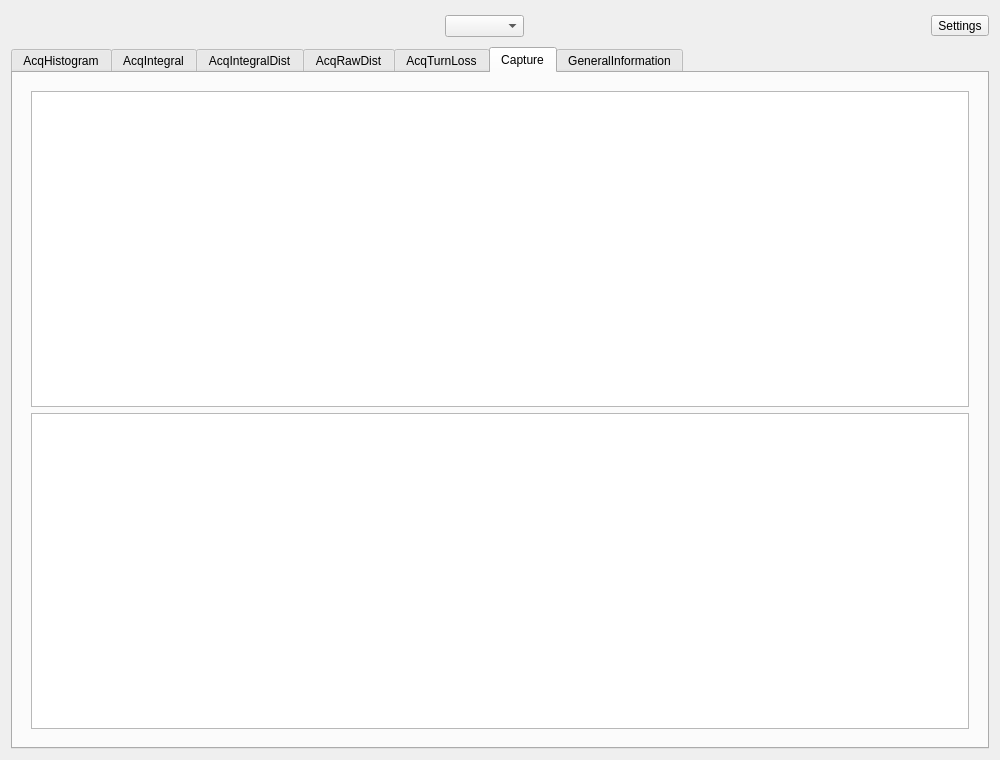
<?xml version="1.0" encoding="UTF-8"?>
<ui version="4.0">
 <class>Form</class>
 <widget class="QWidget" name="Form">
  <property name="geometry">
   <rect>
    <x>0</x>
    <y>0</y>
    <width>1000</width>
    <height>760</height>
   </rect>
  </property>
  <property name="windowTitle">
   <string>Form</string>
  </property>
  <property name="styleSheet">
   <string notr="true"/>
  </property>
  <layout class="QVBoxLayout" name="verticalLayout">
   <item>
    <layout class="QHBoxLayout" name="horizontalLayout" stretch="108,0,100,100">
     <item>
      <spacer name="horizontalSpacer">
       <property name="orientation">
        <enum>Qt::Horizontal</enum>
       </property>
       <property name="sizeHint" stdset="0">
        <size>
         <width>40</width>
         <height>30</height>
        </size>
       </property>
      </spacer>
     </item>
     <item>
      <widget class="QComboBox" name="comboBox_DeviceSelection">
       <property name="sizePolicy">
        <sizepolicy hsizetype="Preferred" vsizetype="Fixed">
         <horstretch>0</horstretch>
         <verstretch>0</verstretch>
        </sizepolicy>
       </property>
       <property name="font">
        <font>
         <weight>75</weight>
         <italic>false</italic>
         <bold>true</bold>
         <underline>false</underline>
         <strikeout>false</strikeout>
         <kerning>true</kerning>
        </font>
       </property>
       <property name="layoutDirection">
        <enum>Qt::LeftToRight</enum>
       </property>
       <property name="autoFillBackground">
        <bool>false</bool>
       </property>
       <property name="styleSheet">
        <string notr="true"/>
       </property>
       <property name="editable">
        <bool>false</bool>
       </property>
       <property name="currentText">
        <string notr="true"/>
       </property>
       <property name="sizeAdjustPolicy">
        <enum>QComboBox::AdjustToContents</enum>
       </property>
       <property name="iconSize">
        <size>
         <width>32</width>
         <height>16</height>
        </size>
       </property>
       <property name="duplicatesEnabled">
        <bool>false</bool>
       </property>
       <property name="frame">
        <bool>true</bool>
       </property>
      </widget>
     </item>
     <item>
      <spacer name="horizontalSpacer_2">
       <property name="orientation">
        <enum>Qt::Horizontal</enum>
       </property>
       <property name="sizeHint" stdset="0">
        <size>
         <width>40</width>
         <height>30</height>
        </size>
       </property>
      </spacer>
     </item>
     <item>
      <widget class="QToolButton" name="toolButton">
       <property name="text">
        <string>Settings</string>
       </property>
       <property name="icon">
        <iconset>
         <normaloff>../icons/settings.png</normaloff>../icons/settings.png</iconset>
       </property>
      </widget>
     </item>
    </layout>
   </item>
   <item>
    <layout class="QHBoxLayout" name="horizontalLayout_2">
     <item>
      <widget class="QTabWidget" name="tabWidget">
       <property name="styleSheet">
        <string notr="true">QTabWidget::tab-bar {
    alignment: center;
}</string>
       </property>
       <property name="currentIndex">
        <number>5</number>
       </property>
       <property name="tabBarAutoHide">
        <bool>false</bool>
       </property>
       <widget class="QWidget" name="AcqHistogramTab">
        <attribute name="title">
         <string>AcqHistogram</string>
        </attribute>
       </widget>
       <widget class="QWidget" name="AcqIntegralTab">
        <attribute name="title">
         <string>AcqIntegral</string>
        </attribute>
       </widget>
       <widget class="QWidget" name="AcqIntegralDistTab">
        <attribute name="title">
         <string>AcqIntegralDist</string>
        </attribute>
       </widget>
       <widget class="QWidget" name="AcqRawDistTab">
        <attribute name="title">
         <string>AcqRawDist</string>
        </attribute>
       </widget>
       <widget class="QWidget" name="AcqTurnLossTab">
        <attribute name="title">
         <string>AcqTurnLoss</string>
        </attribute>
       </widget>
       <widget class="QWidget" name="CaptureTab">
        <property name="styleSheet">
         <string notr="true"/>
        </property>
        <attribute name="title">
         <string>Capture</string>
        </attribute>
        <layout class="QVBoxLayout" name="verticalLayout_4">
         <item>
          <widget class="CContextFrame" name="CContextFrame_CaptureTab">
           <property name="frameShape">
            <enum>QFrame::NoFrame</enum>
           </property>
           <property name="selector" stdset="0">
            <string notr="true"/>
           </property>
           <layout class="QVBoxLayout" name="verticalLayout_2">
            <item>
             <widget class="CStaticPlot" name="CStaticPlot_Capture_rawBuf0">
              <property name="styleSheet">
               <string notr="true"/>
              </property>
              <property name="backgroundBrush">
               <brush brushstyle="SolidPattern">
                <color alpha="255">
                 <red>0</red>
                 <green>0</green>
                 <blue>0</blue>
                </color>
               </brush>
              </property>
              <property name="foregroundBrush">
               <brush brushstyle="NoBrush">
                <color alpha="255">
                 <red>0</red>
                 <green>0</green>
                 <blue>0</blue>
                </color>
               </brush>
              </property>
              <property name="interactive">
               <bool>true</bool>
              </property>
              <property name="renderHints">
               <set>QPainter::TextAntialiasing</set>
              </property>
              <property name="dragMode">
               <enum>QGraphicsView::NoDrag</enum>
              </property>
              <property name="cacheMode">
               <set>QGraphicsView::CacheBackground</set>
              </property>
              <property name="transformationAnchor">
               <enum>QGraphicsView::NoAnchor</enum>
              </property>
              <property name="plotTitle" stdset="0">
               <string notr="true">rawBuf0</string>
              </property>
              <property name="gridOrientation" stdset="0">
               <enum>StaticPlotWidget::Both</enum>
              </property>
              <property name="showLegend" stdset="0">
               <bool>false</bool>
              </property>
              <property name="layerIDs" stdset="0">
               <stringlist/>
              </property>
              <property name="axisLabels" stdset="0">
               <string>{&quot;left&quot;: &quot;&quot;, &quot;top&quot;: &quot;time&quot;, &quot;bottom&quot;: &quot;time&quot;, &quot;right&quot;: &quot;&quot;}</string>
              </property>
              <property name="axisRanges" stdset="0">
               <string>{&quot;x&quot;: &quot;auto&quot;, &quot;y&quot;: &quot;auto&quot;}</string>
              </property>
              <property name="replaceDataItemPenColor" stdset="0">
               <color>
                <red>255</red>
                <green>255</green>
                <blue>255</blue>
               </color>
              </property>
              <property name="replaceDataItemPenWidth" stdset="0">
               <number>1</number>
              </property>
              <property name="replaceDataItemSymbol" stdset="0">
               <enum>StaticPlotWidget::NoSymbol</enum>
              </property>
              <property name="curves" stdset="0">
               <stringlist>
                <string>{&quot;channel&quot;: &quot;SP.BA1.BLMDIAMOND.2/Capture#rawBuf0&quot;, &quot;style&quot;: &quot;Line Graph&quot;, &quot;layer&quot;: &quot;&quot;, &quot;name&quot;: &quot;rawBuf0&quot;, &quot;color&quot;: &quot;#c994c7&quot;, &quot;line_style&quot;: 1, &quot;line_width&quot;: 1, &quot;symbol&quot;: null, &quot;symbol_size&quot;: 10}</string>
               </stringlist>
              </property>
             </widget>
            </item>
            <item>
             <widget class="CStaticPlot" name="CStaticPlot_Capture_rawBuf1">
              <property name="plotTitle" stdset="0">
               <string notr="true">rawBuf1</string>
              </property>
              <property name="defaultYAxisSide" stdset="0">
               <enum>StaticPlotWidget::Left</enum>
              </property>
              <property name="gridOrientation" stdset="0">
               <enum>StaticPlotWidget::Both</enum>
              </property>
              <property name="layerIDs" stdset="0">
               <stringlist/>
              </property>
              <property name="axisLabels" stdset="0">
               <string>{&quot;left&quot;: &quot;&quot;, &quot;top&quot;: &quot;time&quot;, &quot;bottom&quot;: &quot;time&quot;, &quot;right&quot;: &quot;&quot;}</string>
              </property>
              <property name="axisRanges" stdset="0">
               <string>{&quot;x&quot;: &quot;auto&quot;, &quot;y&quot;: &quot;auto&quot;}</string>
              </property>
              <property name="curves" stdset="0">
               <stringlist>
                <string>{&quot;channel&quot;: &quot;SP.BA1.BLMDIAMOND.2/Capture#rawBuf1&quot;, &quot;style&quot;: &quot;Line Graph&quot;, &quot;layer&quot;: &quot;&quot;, &quot;name&quot;: &quot;rawBuf1&quot;, &quot;color&quot;: &quot;#c994c7&quot;, &quot;line_style&quot;: 1, &quot;line_width&quot;: 1, &quot;symbol&quot;: null, &quot;symbol_size&quot;: 10}</string>
               </stringlist>
              </property>
             </widget>
            </item>
           </layout>
          </widget>
         </item>
        </layout>
       </widget>
       <widget class="QWidget" name="GeneralInformationTab">
        <attribute name="title">
         <string>GeneralInformation</string>
        </attribute>
        <layout class="QVBoxLayout" name="verticalLayout_3">
         <item>
          <widget class="CContextFrame" name="CContextFrame_GeneralInformationTab">
           <property name="enabled">
            <bool>true</bool>
           </property>
           <property name="inheritSelector" stdset="0">
            <bool>false</bool>
           </property>
           <layout class="QVBoxLayout" name="verticalLayout_5">
            <item>
             <spacer name="verticalSpacer_2">
              <property name="orientation">
               <enum>Qt::Vertical</enum>
              </property>
              <property name="sizeHint" stdset="0">
               <size>
                <width>20</width>
                <height>66</height>
               </size>
              </property>
             </spacer>
            </item>
            <item>
             <widget class="QWidget" name="widget" native="true">
              <property name="styleSheet">
               <string notr="true">QWidget.CLabel{
	border: 2px solid black;
}

QWidget.QLabel{
	border: 2px solid black;
}</string>
              </property>
              <layout class="QGridLayout" name="gridLayout_2">
               <property name="leftMargin">
                <number>200</number>
               </property>
               <property name="topMargin">
                <number>50</number>
               </property>
               <property name="rightMargin">
                <number>200</number>
               </property>
               <property name="bottomMargin">
                <number>50</number>
               </property>
               <item row="1" column="0">
                <widget class="QLabel" name="label_17">
                 <property name="text">
                  <string>AcqStamp</string>
                 </property>
                 <property name="alignment">
                  <set>Qt::AlignCenter</set>
                 </property>
                </widget>
               </item>
               <item row="3" column="0">
                <widget class="QLabel" name="label_3">
                 <property name="text">
                  <string>BeamMomentum</string>
                 </property>
                 <property name="alignment">
                  <set>Qt::AlignCenter</set>
                 </property>
                </widget>
               </item>
               <item row="15" column="0">
                <widget class="QLabel" name="label_12">
                 <property name="text">
                  <string>TurnDropped</string>
                 </property>
                 <property name="alignment">
                  <set>Qt::AlignCenter</set>
                 </property>
                </widget>
               </item>
               <item row="5" column="1">
                <widget class="CLabel" name="CLabel_GeneralInformation_BstShift">
                 <property name="text">
                  <string>Null</string>
                 </property>
                 <property name="alignment">
                  <set>Qt::AlignCenter</set>
                 </property>
                 <property name="channel" stdset="0">
                  <string notr="true">SP.BA1.BLMDIAMOND.2/GeneralInformation#BstShift</string>
                 </property>
                </widget>
               </item>
               <item row="6" column="0">
                <widget class="QLabel" name="label_6">
                 <property name="text">
                  <string>BunchSample</string>
                 </property>
                 <property name="alignment">
                  <set>Qt::AlignCenter</set>
                 </property>
                </widget>
               </item>
               <item row="13" column="1">
                <widget class="CLabel" name="CLabel_GeneralInformation_MonitorNames">
                 <property name="text">
                  <string>Null</string>
                 </property>
                 <property name="alignment">
                  <set>Qt::AlignCenter</set>
                 </property>
                 <property name="channel" stdset="0">
                  <string notr="true">SP.BA1.BLMDIAMOND.2/GeneralInformation#monitorNames</string>
                 </property>
                 <property name="valueTransformation">
                  <string notr="true"># init final_string
final_string = &quot;&quot;

# remove duplicated monitor names
new_val = list(dict.fromkeys(new_val))

# arrange the string with commas
for i in range(0, len(new_val)):
    string  = new_val[i]
    if i &gt; 0:
        final_string = final_string + &quot;, &quot; + string
    else:
        final_string = string

# output the final_string
output(str(final_string))
    </string>
                 </property>
                </widget>
               </item>
               <item row="9" column="1">
                <widget class="CLabel" name="CLabel_GeneralInformation_FpgaCompilation">
                 <property name="text">
                  <string>Null</string>
                 </property>
                 <property name="alignment">
                  <set>Qt::AlignCenter</set>
                 </property>
                 <property name="channel" stdset="0">
                  <string notr="true">SP.BA1.BLMDIAMOND.2/GeneralInformation#FpgaCompilation</string>
                 </property>
                </widget>
               </item>
               <item row="12" column="0">
                <widget class="QLabel" name="label_10">
                 <property name="text">
                  <string>MachineId</string>
                 </property>
                 <property name="alignment">
                  <set>Qt::AlignCenter</set>
                 </property>
                </widget>
               </item>
               <item row="8" column="0">
                <widget class="QLabel" name="label_16">
                 <property name="text">
                  <string>CycleStamp</string>
                 </property>
                 <property name="alignment">
                  <set>Qt::AlignCenter</set>
                 </property>
                </widget>
               </item>
               <item row="13" column="0">
                <widget class="QLabel" name="label_14">
                 <property name="text">
                  <string>MonitorNames</string>
                 </property>
                 <property name="alignment">
                  <set>Qt::AlignCenter</set>
                 </property>
                </widget>
               </item>
               <item row="7" column="1">
                <widget class="CLabel" name="CLabel_GeneralInformation_CycleName">
                 <property name="text">
                  <string>Null</string>
                 </property>
                 <property name="alignment">
                  <set>Qt::AlignCenter</set>
                 </property>
                 <property name="channel" stdset="0">
                  <string notr="true">SP.BA1.BLMDIAMOND.2/GeneralInformation#cycleName</string>
                 </property>
                </widget>
               </item>
               <item row="10" column="1">
                <widget class="CLabel" name="CLabel_GeneralInformation_FpgaFirmware">
                 <property name="text">
                  <string>Null</string>
                 </property>
                 <property name="alignment">
                  <set>Qt::AlignCenter</set>
                 </property>
                 <property name="channel" stdset="0">
                  <string notr="true">SP.BA1.BLMDIAMOND.2/GeneralInformation#FpgaFirmware</string>
                 </property>
                </widget>
               </item>
               <item row="4" column="1">
                <widget class="CLabel" name="CLabel_GeneralInformation_BoardId">
                 <property name="text">
                  <string>Null</string>
                 </property>
                 <property name="alignment">
                  <set>Qt::AlignCenter</set>
                 </property>
                 <property name="channel" stdset="0">
                  <string notr="true">SP.BA1.BLMDIAMOND.2/GeneralInformation#BoardId</string>
                 </property>
                </widget>
               </item>
               <item row="8" column="1">
                <widget class="CLabel" name="CLabel_GeneralInformation_CycleStamp">
                 <property name="text">
                  <string>Null</string>
                 </property>
                 <property name="alignment">
                  <set>Qt::AlignCenter</set>
                 </property>
                 <property name="channel" stdset="0">
                  <string notr="true">SP.BA1.BLMDIAMOND.2/GeneralInformation#cycleStamp</string>
                 </property>
                </widget>
               </item>
               <item row="5" column="0">
                <widget class="QLabel" name="label_5">
                 <property name="text">
                  <string>BstShift</string>
                 </property>
                 <property name="alignment">
                  <set>Qt::AlignCenter</set>
                 </property>
                </widget>
               </item>
               <item row="11" column="0">
                <widget class="QLabel" name="label_9">
                 <property name="text">
                  <string>FpgaStatus</string>
                 </property>
                 <property name="alignment">
                  <set>Qt::AlignCenter</set>
                 </property>
                </widget>
               </item>
               <item row="10" column="0">
                <widget class="QLabel" name="label_8">
                 <property name="text">
                  <string>FpgaFirmware</string>
                 </property>
                 <property name="alignment">
                  <set>Qt::AlignCenter</set>
                 </property>
                </widget>
               </item>
               <item row="14" column="1">
                <widget class="CLabel" name="CLabel_GeneralInformation_TurnBc">
                 <property name="text">
                  <string>Null</string>
                 </property>
                 <property name="alignment">
                  <set>Qt::AlignCenter</set>
                 </property>
                 <property name="channel" stdset="0">
                  <string notr="true">SP.BA1.BLMDIAMOND.2/GeneralInformation#TurnBc</string>
                 </property>
                </widget>
               </item>
               <item row="3" column="1">
                <widget class="CLabel" name="CLabel_GeneralInformation_BeamMomentum">
                 <property name="text">
                  <string>Null</string>
                 </property>
                 <property name="alignment">
                  <set>Qt::AlignCenter</set>
                 </property>
                 <property name="channel" stdset="0">
                  <string notr="true">SP.BA1.BLMDIAMOND.2/GeneralInformation#BeamMomentum</string>
                 </property>
                </widget>
               </item>
               <item row="6" column="1">
                <widget class="CLabel" name="CLabel_GeneralInformation_BunchSample">
                 <property name="text">
                  <string>Null</string>
                 </property>
                 <property name="alignment">
                  <set>Qt::AlignCenter</set>
                 </property>
                 <property name="channel" stdset="0">
                  <string notr="true">SP.BA1.BLMDIAMOND.2/GeneralInformation#BunchSample</string>
                 </property>
                </widget>
               </item>
               <item row="12" column="1">
                <widget class="CLabel" name="CLabel_GeneralInformation_MachineId">
                 <property name="text">
                  <string>Null</string>
                 </property>
                 <property name="alignment">
                  <set>Qt::AlignCenter</set>
                 </property>
                 <property name="channel" stdset="0">
                  <string notr="true">SP.BA1.BLMDIAMOND.2/GeneralInformation#MachineId</string>
                 </property>
                </widget>
               </item>
               <item row="1" column="1">
                <widget class="CLabel" name="CLabel_GeneralInformation_AcqStamp">
                 <property name="text">
                  <string>Null</string>
                 </property>
                 <property name="alignment">
                  <set>Qt::AlignCenter</set>
                 </property>
                 <property name="channel" stdset="0">
                  <string notr="true">SP.BA1.BLMDIAMOND.2/GeneralInformation#acqStamp</string>
                 </property>
                </widget>
               </item>
               <item row="14" column="0">
                <widget class="QLabel" name="label_11">
                 <property name="text">
                  <string>TurnBc</string>
                 </property>
                 <property name="alignment">
                  <set>Qt::AlignCenter</set>
                 </property>
                </widget>
               </item>
               <item row="15" column="1">
                <widget class="CLabel" name="CLabel_GeneralInformation_TurnDropped">
                 <property name="text">
                  <string>Null</string>
                 </property>
                 <property name="alignment">
                  <set>Qt::AlignCenter</set>
                 </property>
                 <property name="channel" stdset="0">
                  <string notr="true">SP.BA1.BLMDIAMOND.2/GeneralInformation#TurnDropped</string>
                 </property>
                </widget>
               </item>
               <item row="4" column="0">
                <widget class="QLabel" name="label_4">
                 <property name="text">
                  <string>BoardId</string>
                 </property>
                 <property name="alignment">
                  <set>Qt::AlignCenter</set>
                 </property>
                </widget>
               </item>
               <item row="11" column="1">
                <widget class="CLabel" name="CLabel_GeneralInformation_FpgaStatus">
                 <property name="text">
                  <string>Null</string>
                 </property>
                 <property name="alignment">
                  <set>Qt::AlignCenter</set>
                 </property>
                 <property name="channel" stdset="0">
                  <string notr="true">SP.BA1.BLMDIAMOND.2/GeneralInformation#FpgaStatus</string>
                 </property>
                </widget>
               </item>
               <item row="7" column="0">
                <widget class="QLabel" name="label_15">
                 <property name="text">
                  <string>CycleName</string>
                 </property>
                 <property name="alignment">
                  <set>Qt::AlignCenter</set>
                 </property>
                </widget>
               </item>
               <item row="16" column="1">
                <widget class="CLabel" name="CLabel_GeneralInformation_TurnSample">
                 <property name="text">
                  <string>Null</string>
                 </property>
                 <property name="alignment">
                  <set>Qt::AlignCenter</set>
                 </property>
                 <property name="channel" stdset="0">
                  <string notr="true">SP.BA1.BLMDIAMOND.2/GeneralInformation#TurnSample</string>
                 </property>
                </widget>
               </item>
               <item row="9" column="0">
                <widget class="QLabel" name="label_7">
                 <property name="text">
                  <string>FpgaCompilation</string>
                 </property>
                 <property name="alignment">
                  <set>Qt::AlignCenter</set>
                 </property>
                </widget>
               </item>
               <item row="16" column="0">
                <widget class="QLabel" name="label_13">
                 <property name="text">
                  <string>TurnSample</string>
                 </property>
                 <property name="alignment">
                  <set>Qt::AlignCenter</set>
                 </property>
                </widget>
               </item>
               <item row="2" column="0">
                <widget class="QLabel" name="label_2">
                 <property name="text">
                  <string>AutoGain</string>
                 </property>
                 <property name="alignment">
                  <set>Qt::AlignCenter</set>
                 </property>
                </widget>
               </item>
               <item row="2" column="1">
                <widget class="CLabel" name="CLabel_GeneralInformation_AutoGain">
                 <property name="text">
                  <string>Null</string>
                 </property>
                 <property name="alignment">
                  <set>Qt::AlignCenter</set>
                 </property>
                 <property name="channel" stdset="0">
                  <string notr="true">SP.BA1.BLMDIAMOND.2/GeneralInformation#AutoGain</string>
                 </property>
                </widget>
               </item>
              </layout>
             </widget>
            </item>
            <item>
             <spacer name="verticalSpacer">
              <property name="orientation">
               <enum>Qt::Vertical</enum>
              </property>
              <property name="sizeHint" stdset="0">
               <size>
                <width>20</width>
                <height>40</height>
               </size>
              </property>
             </spacer>
            </item>
           </layout>
          </widget>
         </item>
        </layout>
       </widget>
      </widget>
     </item>
    </layout>
   </item>
  </layout>
 </widget>
 <customwidgets>
  <customwidget>
   <class>PyDMLabel</class>
   <extends>QLabel</extends>
   <header>pydm.widgets.label</header>
  </customwidget>
  <customwidget>
   <class>StaticPlotWidget</class>
   <extends>QGraphicsView</extends>
   <header>accwidgets.graph</header>
  </customwidget>
  <customwidget>
   <class>CContextFrame</class>
   <extends>QFrame</extends>
   <header>comrad.widgets.containers</header>
   <container>1</container>
  </customwidget>
  <customwidget>
   <class>CLabel</class>
   <extends>PyDMLabel</extends>
   <header>comrad.widgets.indicators</header>
  </customwidget>
  <customwidget>
   <class>CStaticPlot</class>
   <extends>StaticPlotWidget</extends>
   <header>comrad.widgets.graphs</header>
  </customwidget>
 </customwidgets>
 <resources/>
 <connections/>
</ui>
